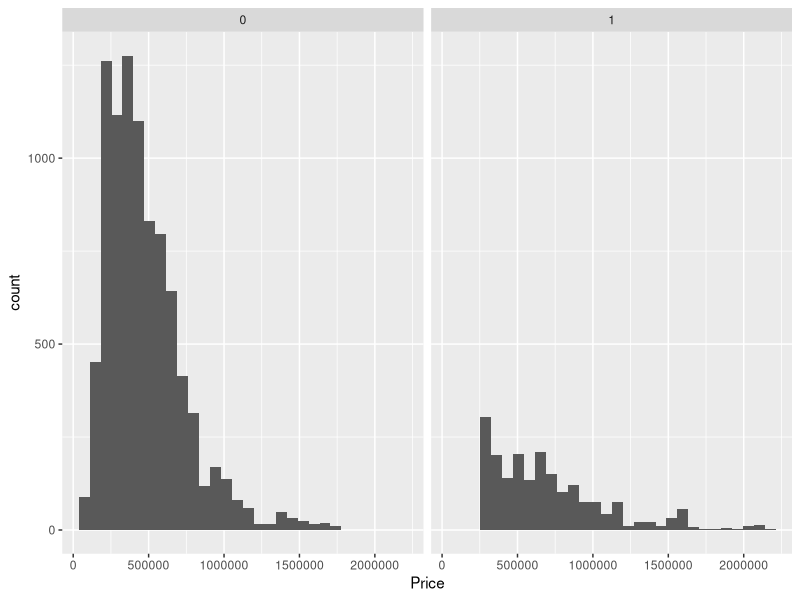

Generate this figure with R:
## ---- chunk 1
library("tidyverse")
library("glue")

df <- read.csv("dfdmv_with_treatment_NEW.csv")

## ---- chunk 2
df2 <- df %>% filter( df$CountyName == "Loudoun County" | df$CountyName == "Fairfax County")
#df2 <- df %>% select(-StateName,-RegionType,-SizeRank,-RegionID)
## ---- chunk 3
df3<- df2 %>% mutate(date=as.Date(date)) %>% 
  mutate(open_2014=ifelse(date>as.Date("2014-07-01"),1,0))%>%
  mutate(open_2022=ifelse(date>as.Date("2022-11-01"),1,0))


## ---- chunk 4
names(df3)

## ---- chunk 5
ggplot(df3, aes(x=Price)) +
  geom_histogram() +
  facet_wrap(~station_open) 
## ---- chunk 6
model1<-lm(Price ~ (zip_in_2014*open_2014)+(zip_in_2022*open_2022), data=df3)

summary(model1)
## ---- chunk 7
model1<-lm(Price ~ (zip_in_2014*open_2014)+(zip_in_2022*open_2022)+ as.factor(Month) + as.factor(Year) + as.factor(CountyName) + as.factor(BedroomCnt),data=df3)
summary(model1)

